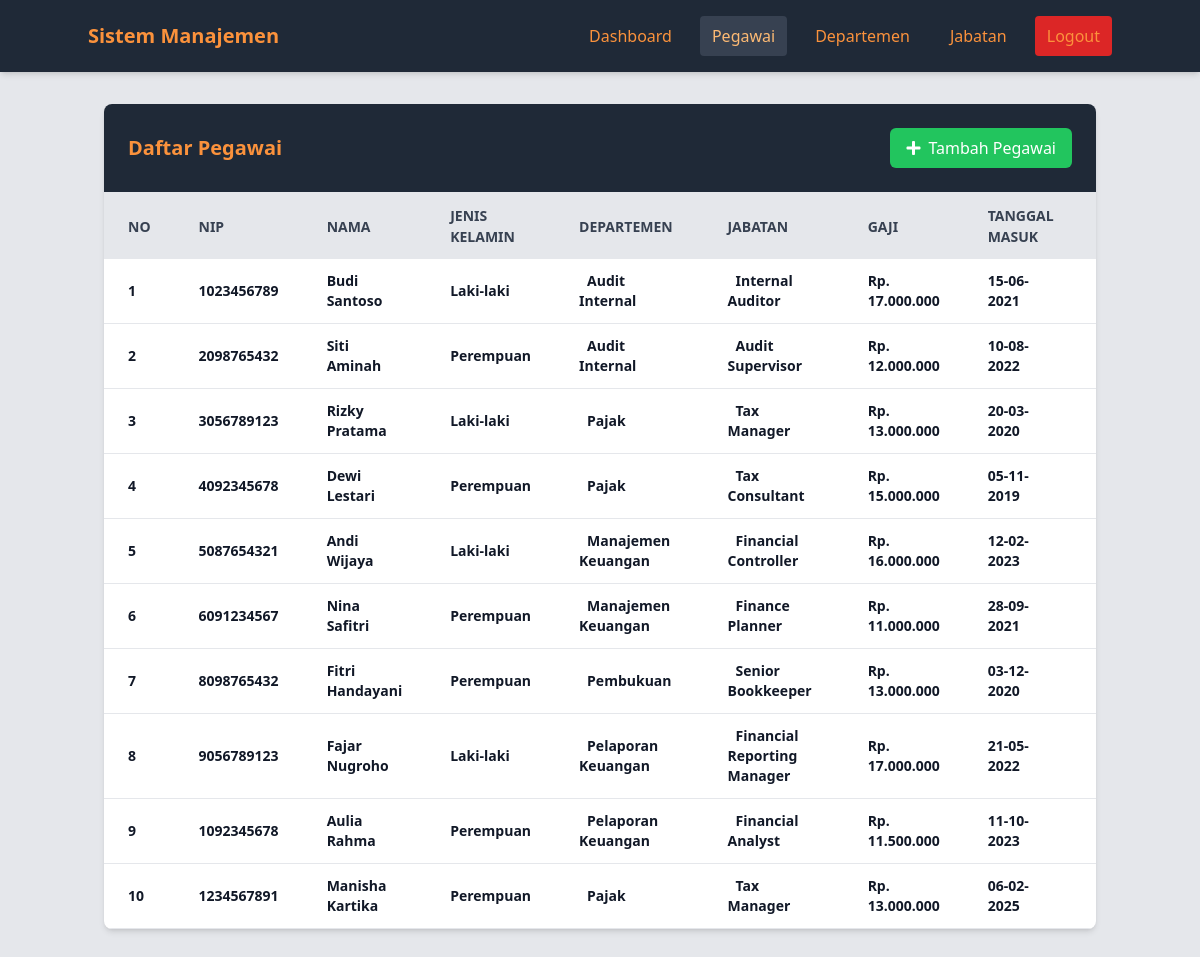
The app's page /pages/pegawai/index.php (signed in) with its own data.
### tables this page shows
CREATE TABLE `pegawai` (
  `id` int(11) NOT NULL,
  `nip` varchar(50) NOT NULL,
  `nama` varchar(100) NOT NULL,
  `id_departemen` int(11) DEFAULT NULL,
  `id_jabatan` int(11) DEFAULT NULL,
  `gaji` decimal(10,2) DEFAULT NULL,
  `jenis_kelamin` enum('Laki-laki','Perempuan') DEFAULT NULL,
  `tanggal_masuk` date DEFAULT NULL
);

CREATE TABLE `departemen` (
  `id` int(11) NOT NULL,
  `nama_departemen` varchar(100) NOT NULL,
  `deskripsi` text DEFAULT NULL
);

CREATE TABLE `jabatan` (
  `id` int(11) NOT NULL,
  `nama_jabatan` varchar(100) NOT NULL,
  `id_departemen` int(11) DEFAULT NULL,
  `gaji` decimal(10,2) DEFAULT NULL
);

### pages/pegawai/index.php (the view, shortened to what this page needs)
<?php
include '../../tampilan/navbar.php';
require_once '../../config/config.php';
$query = "SELECT
            pegawai.*,
            departemen.nama_departemen,
            jabatan.nama_jabatan
          FROM pegawai
          LEFT JOIN departemen ON pegawai.id_departemen = departemen.id
          LEFT JOIN jabatan ON pegawai.id_jabatan = jabatan.id";
$result = mysqli_query($koneksi, $query);
?>
<div class="container mx-auto px-4 py-8">
    <div class="bg-white shadow-md rounded-lg overflow-hidden">
        <div class="flex justify-between items-center p-6  bg-gray-800 text-orange-400 border-b">
            <h3 class="text-xl font-semibold">Daftar Pegawai</h3>
            <a href="tambah.php" class="bg-green-500 text-white px-4 py-2 rounded-md hover:bg-green-600 transition duration-300 flex items-center">
                <i class="fas fa-plus mr-2"></i> Tambah Pegawai
            </a>
        </div>
        <div class="overflow-x-auto">
            <table class="w-full">
                <thead>
                    <tr class="bg-gray-200 text-gray-700 uppercase text-sm leading-normal">
                        <th class="py-3 px-6 text-left">No</th>
                        <th class="py-3 px-6 text-left">NIP</th>
                        <th class="py-3 px-6 text-left">Nama</th>
                        <th class="py-3 px-6 text-left">Jenis Kelamin</th>
                        <th class="py-3 px-6 text-left">Departemen</th>
                        <th class="py-3 px-6 text-left">Jabatan</th>
                        <th class="py-3 px-6 text-left">Gaji</th>
                        <th class="py-3 px-6 text-left">Tanggal Masuk</th>
                        <th class="py-3 px-6 text-center">Aksi</th>
                    </tr>
                </thead>
                <tbody class="text-gray-600 text-sm font-light">
                    <?php
                    $no = 1;
                    while($row = mysqli_fetch_assoc($result)):
                    ?>
                    <tr class="border-b border-gray-200 hover:bg-blue-50">
                        <td class="py-3 px-6 text-left whitespace-nowrap font-semibold text-gray-900"><?php echo $no++; ?></td>
                        <td class="py-3 px-6 text-left font-semibold text-gray-900"><?php echo htmlspecialchars($row['nip']); ?></td>
                        <td class="py-3 px-6 text-left font-semibold text-gray-900"><?php echo htmlspecialchars($row['nama']); ?></td>
                        <td class="py-3 px-6 text-left font-semibold text-gray-900"><?php echo htmlspecialchars($row['jenis_kelamin']); ?></td>
                        <td class="py-3 px-6 text-left">
                            <span class="px-2 py-1 rounded-md font-semibold text-gray-900">
                                <?php echo htmlspecialchars($row['nama_departemen'] ?? 'Tidak ada'); ?>
                            </span>
                        </td>
                        <td class="py-3 px-6 text-left">
                            <span class="px-2 py-1 rounded-md font-semibold text-gray-900">
                                <?php echo htmlspecialchars($row['nama_jabatan'] ?? 'Tidak ada'); ?>
                            </span>
                        </td>
                        <td class="py-3 px-6 text-left font-semibold text-gray-900">Rp. <?php echo number_format($row['gaji'], 0, ',', '.'); ?></td>
                        <td class="py-3 px-6 text-left font-semibold text-gray-900"><?php echo date('d-m-Y', strtotime($row['tanggal_masuk'])); ?></td>
                        <td class="py-3 px-6 text-center">
                        </td>
                    </tr>
                    <?php endwhile; ?>
                </tbody>
            </table>
        </div>
    </div>
</div>
</body>
</html>

### records on screen
pegawai: nip "1023456789", nama "Budi Santoso", jenis_kelamin "Laki-laki", id_departemen.nama_departemen "Audit Internal", id_jabatan.nama_jabatan "Internal Auditor", gaji "17.000.000", tanggal_masuk "15-06-2021"
pegawai: nip "2098765432", nama "Siti Aminah", jenis_kelamin "Perempuan", id_departemen.nama_departemen "Audit Internal", id_jabatan.nama_jabatan "Audit Supervisor", gaji "12.000.000", tanggal_masuk "10-08-2022"
pegawai: nip "3056789123", nama "Rizky Pratama", jenis_kelamin "Laki-laki", id_departemen.nama_departemen "Pajak", id_jabatan.nama_jabatan "Tax Manager", gaji "13.000.000", tanggal_masuk "20-03-2020"
pegawai: nip "4092345678", nama "Dewi Lestari", jenis_kelamin "Perempuan", id_departemen.nama_departemen "Pajak", id_jabatan.nama_jabatan "Tax Consultant", gaji "15.000.000", tanggal_masuk "05-11-2019"
pegawai: nip "5087654321", nama "Andi Wijaya", jenis_kelamin "Laki-laki", id_departemen.nama_departemen "Manajemen Keuangan", id_jabatan.nama_jabatan "Financial Controller", gaji "16.000.000", tanggal_masuk "12-02-2023"
pegawai: nip "6091234567", nama "Nina Safitri", jenis_kelamin "Perempuan", id_departemen.nama_departemen "Manajemen Keuangan", id_jabatan.nama_jabatan "Finance Planner", gaji "11.000.000", tanggal_masuk "28-09-2021"
pegawai: nip "8098765432", nama "Fitri Handayani", jenis_kelamin "Perempuan", id_departemen.nama_departemen "Pembukuan", id_jabatan.nama_jabatan "Senior Bookkeeper", gaji "13.000.000", tanggal_masuk "03-12-2020"
pegawai: nip "9056789123", nama "Fajar Nugroho", jenis_kelamin "Laki-laki", id_departemen.nama_departemen "Pelaporan Keuangan", id_jabatan.nama_jabatan "Financial Reporting Manager", gaji "17.000.000", tanggal_masuk "21-05-2022"
pegawai: nip "1092345678", nama "Aulia Rahma", jenis_kelamin "Perempuan", id_departemen.nama_departemen "Pelaporan Keuangan", id_jabatan.nama_jabatan "Financial Analyst", gaji "11.500.000", tanggal_masuk "11-10-2023"
pegawai: nip "1234567891", nama "Manisha Kartika", jenis_kelamin "Perempuan", id_departemen.nama_departemen "Pajak", id_jabatan.nama_jabatan "Tax Manager", gaji "13.000.000", tanggal_masuk "06-02-2025"
